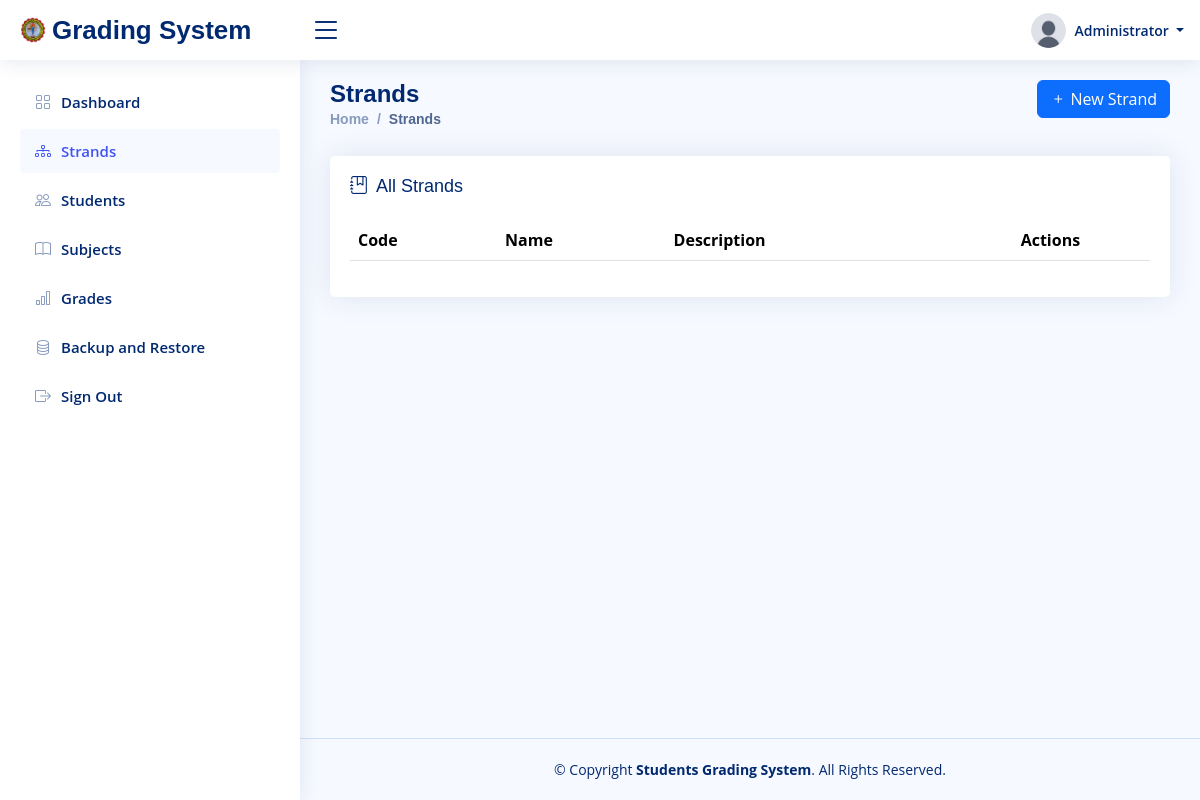
The page /strands (signed in) on the database as committed earlier.
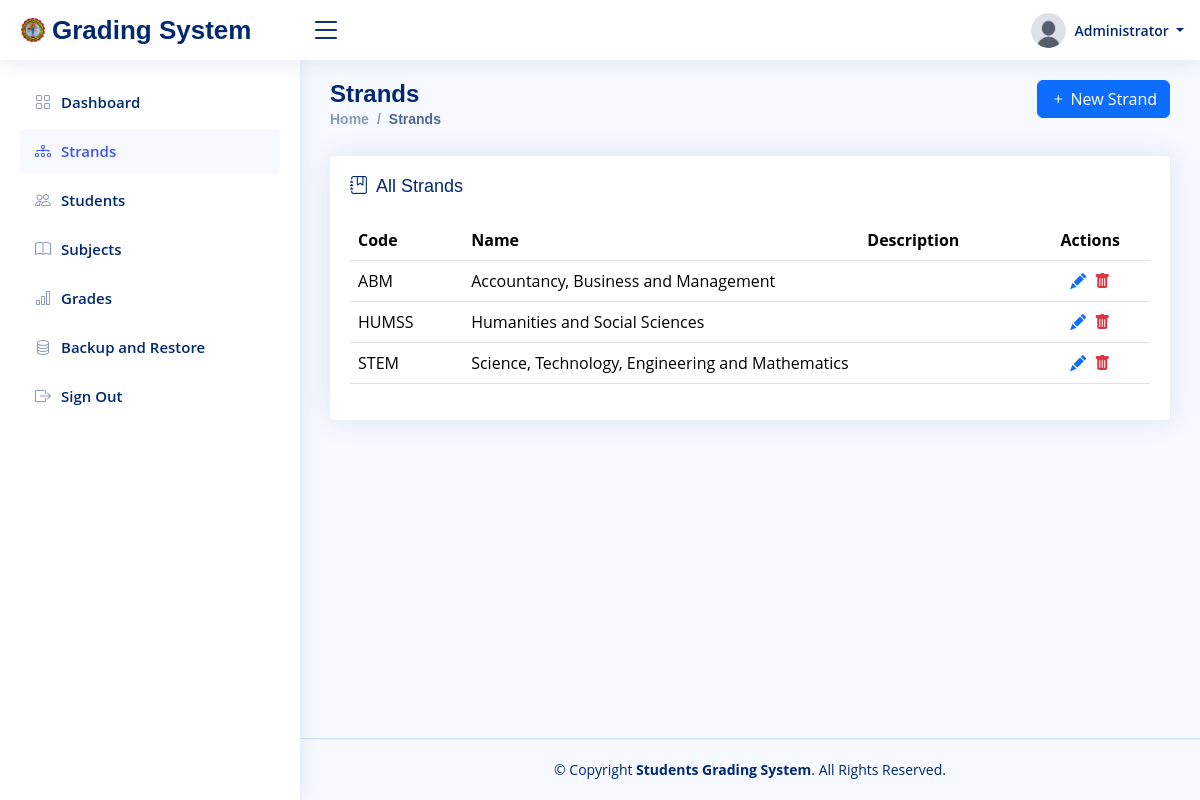
The same page on the database as committed later.
### tables this page shows
CREATE TABLE `strands` (
  `id` int(11) NOT NULL AUTO_INCREMENT,
  `uuid` varchar(36) NOT NULL,
  `code` varchar(10) NOT NULL,
  `name` varchar(100) NOT NULL,
  `description` text DEFAULT NULL,
  `created_at` datetime NOT NULL,
  `updated_at` datetime NOT NULL,
  PRIMARY KEY (`id`),
  UNIQUE KEY `uuid` (`uuid`),
  UNIQUE KEY `code` (`code`)
);

### config/database.php (called while the page is built, shortened)
<?php
class Database
{
    private $host = 'localhost';
    private $dbname = 'u474266573_gms';
    private $username = 'u474266573_user_gms';
    private $password = 'Z;cc#>0h6|Nt';
    private $connection = null;
    public function __construct()
    {
        $this->insert_admin_data();
    }
    private function connect()
    {
        $this->connection = new mysqli($this->host, $this->username, $this->password);
    }
    private function create_database()
    {
        $sql = "CREATE DATABASE IF NOT EXISTS " . $this->dbname;
    }
    private function select_database()
    {
        $this->connection->select_db($this->dbname);
    }
    private function create_users_table()
    {
        $sql = "CREATE TABLE IF NOT EXISTS users (
            id INT(11) AUTO_INCREMENT PRIMARY KEY,
            uuid VARCHAR(36) NOT NULL UNIQUE,
            name VARCHAR(100) NOT NULL,
            username VARCHAR(50) NOT NULL UNIQUE,
            password VARCHAR(255) NOT NULL,
            image VARCHAR(50) NOT NULL,
            user_type VARCHAR(20) NOT NULL,
            created_at DATETIME NOT NULL,
            updated_at DATETIME NOT NULL
        )";
    }
    private function create_students_table()
    {
        $sql = "CREATE TABLE IF NOT EXISTS students (
            id INT(11) AUTO_INCREMENT PRIMARY KEY,
            uuid VARCHAR(36) NOT NULL UNIQUE,
            account_id INT(11) NOT NULL UNIQUE,
            lrn VARCHAR(12) NOT NULL UNIQUE,
            strand_id INT(11) NOT NULL,
            grade_level ENUM('11', '12') NOT NULL,
            section VARCHAR(20) NOT NULL,
            first_name VARCHAR(50) NOT NULL,
            middle_name VARCHAR(50),
            last_name VARCHAR(50) NOT NULL,
            birthday DATE NOT NULL,
            sex ENUM('Male', 'Female') NOT NULL,
            email VARCHAR(100) NOT NULL UNIQUE,
            address VARCHAR(255) NOT NULL,
            created_at DATETIME NOT NULL,
            updated_at DATETIME NOT NULL,
            FOREIGN KEY (strand_id) REFERENCES strands(id)
                ON DELETE RESTRICT
                ON UPDATE CASCADE,
            FOREIGN KEY (account_id) REFERENCES users(id)
                ON DELETE CASCADE
                ON UPDATE CASCADE
        )";
    }
    private function create_strands_table()
    {
        $sql = "CREATE TABLE IF NOT EXISTS strands (
            id INT(11) AUTO_INCREMENT PRIMARY KEY,
            uuid VARCHAR(36) NOT NULL UNIQUE,
            code VARCHAR(10) NOT NULL UNIQUE,
            name VARCHAR(100) NOT NULL,
            description TEXT,
            created_at DATETIME NOT NULL,
            updated_at DATETIME NOT NULL
        )";
    }
    private function create_subjects_table()
    {
        $sql = "CREATE TABLE IF NOT EXISTS subjects (
            id INT(11) AUTO_INCREMENT PRIMARY KEY,
            uuid VARCHAR(36) NOT NULL UNIQUE,
            name VARCHAR(100) NOT NULL,
            category ENUM('core', 'applied and specialized') NOT NULL,
            grade_level ENUM('11', '12'),
            strand_id INT(11),
            created_at DATETIME NOT NULL,
            updated_at DATETIME NOT NULL,
            FOREIGN KEY (strand_id) REFERENCES strands(id)
                ON DELETE SET NULL
                ON UPDATE CASCADE
        )";
    }
    private function create_grades_table()
    {
        $sql = "CREATE TABLE IF NOT EXISTS grades (
            id INT(11) AUTO_INCREMENT PRIMARY KEY,
            uuid VARCHAR(36) NOT NULL UNIQUE,
            student_id INT(11) NOT NULL,
            subject_id INT(11) NOT NULL,
            quarter_1 DECIMAL(5,2),
            quarter_2 DECIMAL(5,2),
            quarter_3 DECIMAL(5,2),
            quarter_4 DECIMAL(5,2),
            final_grade DECIMAL(5,2),
            remarks VARCHAR(20),
            created_at DATETIME NOT NULL,
            updated_at DATETIME NOT NULL,
            UNIQUE(student_id, subject_id), -- Prevent duplicate entries for the same subject
            FOREIGN KEY (student_id) REFERENCES students(id)
                ON DELETE CASCADE
                ON UPDATE CASCADE,
            FOREIGN KEY (subject_id) REFERENCES subjects(id)
                ON DELETE CASCADE
                ON UPDATE CASCADE
        )";
    }
    private function create_logs_table()
    {
        $sql = "CREATE TABLE IF NOT EXISTS logs (
            id INT(11) AUTO_INCREMENT PRIMARY KEY,
            uuid VARCHAR(36) NOT NULL UNIQUE,
            user_id INT(11) NOT NULL,
            activity TEXT NOT NULL,
            created_at DATETIME NOT NULL,
            updated_at DATETIME NOT NULL
        )";
    }
    private function insert_admin_data()
    {
        $is_admin_exists = $this->select_one("users", "id", "1");
    }
    public function select_one($table, $condition_column, $condition_value)
    {
        $sql = "SELECT * FROM $table WHERE $condition_column = ? LIMIT 1";
        $stmt = $this->connection->prepare($sql);
        $stmt->bind_param("s", $condition_value);
        $stmt->execute();
        return $stmt->get_result()->fetch_assoc();
    }
    public function select_all($table, $order_by = null, $direction = 'ASC')
    {
        $sql = "SELECT * FROM $table";
        if ($order_by) {
            $sql .= " ORDER BY $order_by " . strtoupper($direction);
        }
        $result = $this->connection->query($sql);
        return $result->fetch_all(MYSQLI_ASSOC);
    }
}

### views/pages/strands.php (the view, shortened to what the changed rows need)
<?php include_once "views/pages/templates/header.php" ?>
<main id="main" class="main">
    <div class="pagetitle">
        <div class="row">
            <div class="col-6">
                <h1>Strands</h1>
            </div>
        </div>
    </div>
    <section class="section">
        <div class="row">
            <div class="col-lg-12">
                <div class="card">
                    <div class="card-body">
                        <table class="table datatable">
                            <thead>
                                <tr>
                                    <th>Code</th>
                                    <th>Name</th>
                                    <th>Description</th>
                                    <th class="text-center">Actions</th>
                                </tr>
                            </thead>
                            <tbody>
                                <?php $strands = $db->select_all("strands", "id", "DESC") ?>
                                <?php if ($strands): ?>
                                    <?php foreach ($strands as $strand): ?>
                                        <tr>
                                            <td><?= $strand['code'] ?></td>
                                            <td title="<?= htmlspecialchars($strand['name']) ?>" style="max-width: 250px; white-space: nowrap; overflow: hidden; text-overflow: ellipsis;">
                                                <?= htmlspecialchars($strand['name']) ?>
                                            </td>
                                            <td title="<?= htmlspecialchars($strand['description']) ?>" style="max-width: 250px; white-space: nowrap; overflow: hidden; text-overflow: ellipsis;">
                                            </td>
                                            <td class="text-center">
                                                <i class="bi bi-pencil-fill text-primary me-1 update_strand_btn" role="button" data-id="<?= $strand['id'] ?>"></i>
                                                <i class="bi bi-trash-fill text-danger delete_strand_btn" role="button" data-id="<?= $strand['id'] ?>"></i>
                                            </td>
                                        </tr>
                                    <?php endforeach ?>
                                <?php endif ?>
                            </tbody>
                        </table>
                    </div>
                </div>
            </div>
        </div>
    </section>
</main>
<?php include_once "views/pages/templates/footer.php" ?>

Rows that differ between the two databases and show on the page:
added strands: code "ABM", name "Accountancy, Business and Management"
added strands: code "HUMSS", name "Humanities and Social Sciences"
added strands: code "STEM", name "Science, Technology, Engineering and Mathematics"
